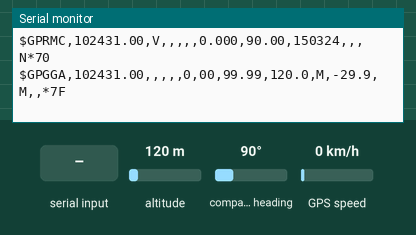
Bench run of a sketch on a simulated Arduino Uno, built with avr-gcc and run on an emulated ATmega328P. Shown: the last lines printed to the serial monitor. The test bench sets the inputs (shaded band); at power-on: altitude 120 m, compass heading 90°, GPS speed 0 km/h. The GPS gets a fix after 3 s at 37.7749, -122.4194 with 8 satellites.

Above: at 1.2 s.
1.3 s: altitude set to 20 m
At 2.8 s:
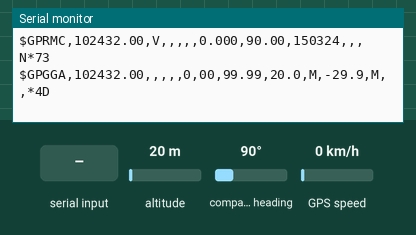
4.5 s: "1" received over the second serial link
At 4.8 s:
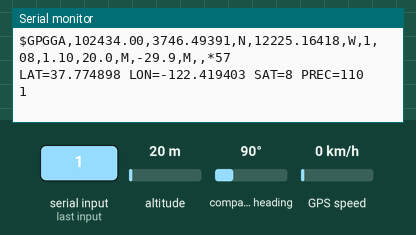
7.5 s: compass heading set to 269°
At 8.8 s:
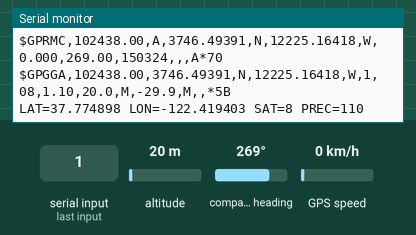
10.5 s: GPS speed set to 2 km/h
At 11.7 s:
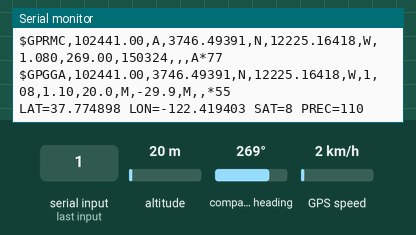
12.0 s: compass heading set to 7°
At 12.5 s:
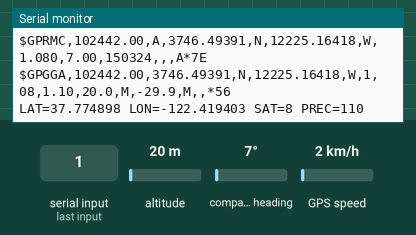
13.5 s: GPS speed set to 60 km/h
At 14.8 s:
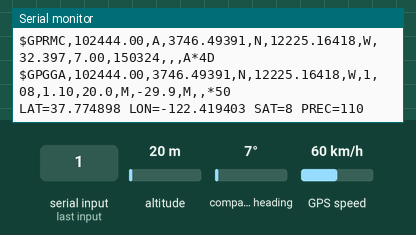
Timing chart, 0 to 16.5 s (numbered marks = the images above; inputs shaded):
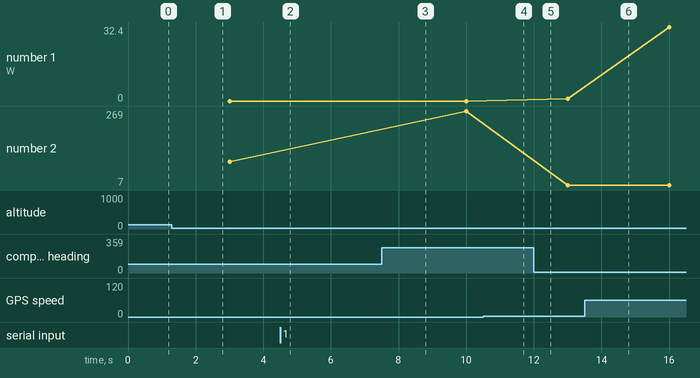

Measured:
- after the input at 1.3 s, the serial monitor: prints a new line after 0.71 s (image 1)
- after the input at 4.5 s, the serial monitor: prints a new line at once (image 2)
- after the input at 7.5 s, the serial monitor: prints a new line after 0.51 s (image 3)
- after the input at 10.5 s, the serial monitor: prints a new line after 0.51 s (image 4)
- after the input at 12.0 s, the serial monitor: prints a new line at once (image 5)
- after the input at 13.5 s, the serial monitor: prints a new line after 0.51 s (image 6)
- plotted number 1: 1.08 → 32.4 after the input at 13.5 s
- plotted number 2: 90 → 269 after the input at 7.5 s

The sketch:

GPS.ino
```cpp
#define GPS_RX 4
#define GPS_TX 3
#define GPS_Serial_Baud 9600
#include <SoftwareSerial.h>
#include <TinyGPS.h>

TinyGPS gps;

SoftwareSerial gpsSerial(GPS_RX, GPS_TX);

void setup()
{
  Serial.begin(115200);
  gpsSerial.begin(GPS_Serial_Baud);
}

void loop()
{
  bool newData = false;
  unsigned long chars;
  // For one second we parse GPS data and report some key values
  for (unsigned long start = millis(); millis() - start < 1000;)
  {
    while (gpsSerial.available())
    {
      char c = gpsSerial.read();
      Serial.write(c); //apague o comentario para mostrar os dados crus
      if (gps.encode(c)) // Atribui true para newData caso novos dados sejam recebidos
        newData = true;
    }
  }
  if (newData)
  {
    float flat, flon;
    unsigned long age;
    gps.f_get_position(&flat, &flon, &age);
    Serial.print("LAT=");
    Serial.print(flat == TinyGPS::GPS_INVALID_F_ANGLE ? 0.0 : flat, 6);
    Serial.print(" LON=");
    Serial.print(flon == TinyGPS::GPS_INVALID_F_ANGLE ? 0.0 : flon, 6);
    Serial.print(" SAT=");
    Serial.print(gps.satellites() == TinyGPS::GPS_INVALID_SATELLITES ? 0 : gps.satellites());
    Serial.print(" PREC=");
    Serial.print(gps.hdop() == TinyGPS::GPS_INVALID_HDOP ? 0 : gps.hdop());
    Serial.println();
    Serial.println();
  }
}
```
